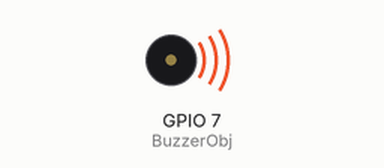
A program run on a simulated ESP32 board running MicroPython. On the bench: buzzer (waves = sounding). At 18.6 s the program stops and its outputs stay as they are.

Above: at 1.7 s.
At 18.6 s:
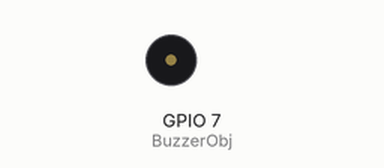
Timing chart, 0 to 20.1 s (numbered marks = the images above):
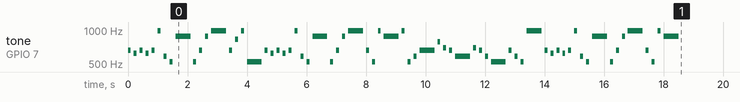

Measured:
- by itself, tone on GPIO 7 (BuzzerObj): plays 659 Hz for 0.10 s, 622 Hz for 0.10 s, 659 Hz for 0.10 s, 622 Hz for 0.10 s, 659 Hz for 0.10 s, 987 Hz for 0.10 s … (67 notes in this stretch)

The program:

BeepSongAdv.py
```python
# 從 Paino 模組引入所有函式和類別
from Paino import *

# 定義蜂鳴器所連接的腳位
buzzerPIN = 7  # 蜂鳴器連接到 GPIO 7

# 建立一個 Paino 物件，並將蜂鳴器腳位作為參數傳入
music = Paino(buzzerPIN)  # 使用 7 號腳位初始化 Paino 物件

# 定義音階的頻率
do5 = 523  # C 音的頻率
dod5 = 554  # C# 音的頻率
re5 = 587  # D 音的頻率
red5 = 622  # D# 音的頻率
mi5 = 659  # E 音的頻率
fa5 = 698  # F 音的頻率
fad5 = 739  # F# 音的頻率
sol5 = 784  # G 音的頻率
sold5 = 830  # G# 音的頻率
la5 = 880  # A 音的頻率
lad5 = 932  # A# 音的頻率
si5 = 987  # B 音的頻率

# 定義一個列表，其中包含要演奏的音符、持續時間和間隔
songlist = [
    [mi5, 0.1, 0.1], [red5, 0.1, 0.1], [mi5, 0.1, 0.1],
    [red5, 0.1, 0.1], [mi5, 0.1, 0.1], [si5, 0.1, 0.1],
    [re5, 0.1, 0.1], [do5, 0.1, 0.1], [la5, 0.5, 0.1],
    [do5, 0.1, 0.1], [mi5, 0.1, 0.1], [la5, 0.1, 0.1],
    [si5, 0.5, 0.1], [mi5, 0.1, 0.1], [sold5, 0.1, 0.1],
    [si5, 0.1, 0.1], [do5, 0.5, 0.1], [mi5, 0.1, 0.1],
    [red5, 0.1, 0.1], [mi5, 0.1, 0.1], [red5, 0.1, 0.1],
    [mi5, 0.1, 0.1], [si5, 0.1, 0.1], [re5, 0.1, 0.1],
    [do5, 0.1, 0.1], [la5, 0.5, 0.1], [do5, 0.1, 0.1],
    [mi5, 0.1, 0.1], [la5, 0.1, 0.1], [si5, 0.5, 0.1],
    [mi5, 0.1, 0.1], [do5, 0.1, 0.1], [si5, 0.1, 0.1],
    [la5, 0.5, 0.1], [si5, 0.1, 0.1], [do5, 0.1, 0.1],
    [re5, 0.1, 0.1], [mi5, 0.5, 0.1], [sol5, 0.1, 0.1],
    [fa5, 0.1, 0.1], [mi5, 0.1, 0.1], [re5, 0.5, 0.1],
    [fa5, 0.1, 0.1], [mi5, 0.1, 0.1], [re5, 0.1, 0.1],
    [do5, 0.5, 0.1], [mi5, 0.1, 0.1], [re5, 0.1, 0.1],
    [do5, 0.1, 0.1], [si5, 0.5, 0.1], [mi5, 0.1, 0.1],
    [red5, 0.1, 0.1], [mi5, 0.1, 0.1], [red5, 0.1, 0.1],
    [mi5, 0.1, 0.1], [si5, 0.1, 0.1], [re5, 0.1, 0.1],
    [do5, 0.1, 0.1], [la5, 0.5, 0.1], [do5, 0.1, 0.1],
    [mi5, 0.1, 0.1], [la5, 0.1, 0.1], [si5, 0.5, 0.1],
    [mi5, 0.1, 0.1], [do5, 0.1, 0.1], [si5, 0.1, 0.1],
    [la5, 0.5, 0.1]
]

# 使用 playsong 函式播放音符列表
music.playsong(songlist)  # 使用定義的 songlist 播放歌曲
```

Paino.py
```python
# 引入 MicroPython 的 Pin、PWM 和時間相關模組
from machine import Pin, PWM  # 用於控制 GPIO 和 PWM
from time import sleep  # 用於延遲操作

# 定義 Paino 類，用於控制蜂鳴器
class Paino:
    __pin = 7  # 私有變數，表示蜂鳴器的預設引腳

    # 取得 pin 的屬性
    @property
    def pin(self):
        return self.__pin  # 返回私有變數 __pin

    # 設定 pin 的屬性
    @pin.setter
    def pin(self, nn):
        self.__pin = nn  # 更新私有變數 __pin
        self.BuzzerObj = PWM(Pin(self.__pin))  # 更新蜂鳴器的 PWM 物件

    # 初始化 Paino 類，設置引腳並初始化 PWM
    def __init__(self, setpin):
        self.__pin = setpin  # 設定引腳
        self.BuzzerObj = PWM(Pin(self.__pin))  # 初始化 PWM 物件

    # 控制蜂鳴器發出聲音
    def buzzer(self, frequency, sound_duration, silence_duration):
        # 設定占空比，讓蜂鳴器發出聲音
        self.BuzzerObj.duty_u16(int(65536 * 0.1))  # 設定占空比
        # 設定頻率
        self.BuzzerObj.freq(frequency)  # 設定頻率
        # 等待聲音持續時間
        sleep(sound_duration)  # 等待指定的聲音持續時間
        # 設定占空比為零，停止聲音
        self.BuzzerObj.duty_u16(int(65536 * 0))  # 停止蜂鳴器
        # 等待靜音時間
        sleep(silence_duration)  # 等待指定的靜音時間

    # 播放一首歌
    def playsong(self, song):
        for x in song:  # 對於歌曲中的每個音符
            self.buzzer(x[0], x[1], x[2])  # 播放音符
        self.BuzzerObj.deinit()  # 停用蜂鳴器

    # 發出一個聲音
    def beep(self):
        self.buzzer(554, 0.5, 1)  # 發出指定頻率和持續時間的聲音
```
